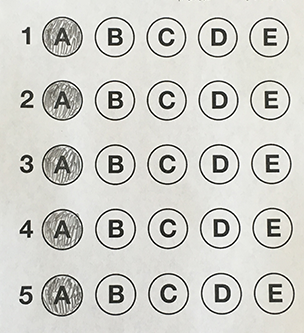
#> input picture test_02.png, 304 x 333 px
$ python 'DIP PROJECT MECHATRONICS.py'
#> lines starting #> are read from the running program, lines starting #| are printed output that depends on the picture; after the words box and inside, x2 and y2 are one past the last pixel; in counts of white or black regions, pixels touching at a corner belong together
#!/usr/bin/env python
# coding: utf-8

# In[27]:


import cv2
import numpy as np
import matplotlib.pyplot as plt
from imutils import contours
import imutils

#LOAD IMAGE AND APPLY FILTERS TO IT

image = cv2.imread ('test_02.png' , cv2.IMREAD_GRAYSCALE) #LOADING IMAGE FROM PATH
#> image: shape (333, 304); min 0, max 255, mean 207.2

blurring = cv2.GaussianBlur(image, (3, 3), 0) #FILTERING NOISE
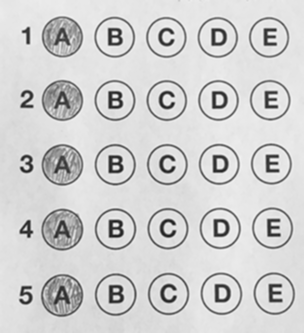
#> blurring: shape (333, 304); min 26, max 246, mean 207.3

edged = cv2.Canny(blurring, 75, 200) # EDGING CIRCLES AND FRAME
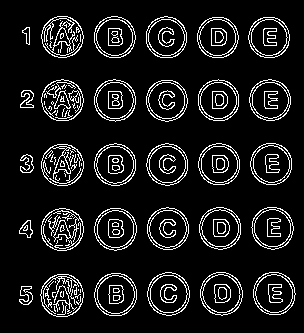
#> edged: shape (333, 304); 10% white in thin lines or dots, all inside (x1, y1, x2, y2) = (19, 16, 296, 317)

thresh = cv2.threshold(edged, 0, 255,cv2.THRESH_BINARY_INV | cv2.THRESH_OTSU)[1] #BINARY INVERSION

#ANSWER KEY

ANSWER = {0: 0, 1: 0, 2: 0, 3: 0, 4: 0}

#DETECT CIRCLES AND CONTOURS

cnts = cv2.findContours(edged.copy(), cv2.RETR_EXTERNAL,cv2.CHAIN_APPROX_SIMPLE) #CONTOUR FINDING
#> cnts = 30 contours; largest, box (x1, y1, x2, y2) and area: (40, 274, 84, 317) 1430, (94, 273, 137, 316) 1416, (200, 272, 243, 316) 1416, (147, 272, 190, 316) 1408, (41, 208, 84, 251) 1403
cnts = imutils.grab_contours(cnts)

#LOOP OVER CONTOURS TO FIND NO. OF QUESTIONS AND TYPE IT INSIDE IMAGE

questions = 0

for i in cnts:
    area = cv2.contourArea(i) # to get contours areas
    if area < 150  :
        questions = questions + 1
#> this loop made 30 passes
#> area on passes 1 to 12: 135, 1430, 1416.5, 1401.5, 1415.5, 1408, 131, 1379, 1403, 1361.5, 1364.5, 1360.5
#> after the loop, questions = 5

#to put no.of questions on image

cv2.putText(image, "No.Of Questions ={:.0f}".format(questions), (10, 12),cv2.FONT_HERSHEY_SIMPLEX, 0.4, (0, 0, 255), 1)
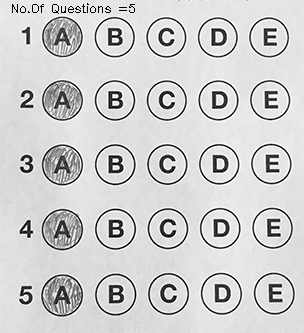
#> image: shape (333, 304); min 0, max 255, mean 206.6

#SORT OVER QUESTIONS TO GET CORRECT ANSWER

ques = contours.sort_contours(cnts,method="top-to-bottom")[0] #SORTING CONTOURS FROM TOP TO BOTTOM
#> ques has the same summary as cnts
correct = 0

for (j, s) in enumerate(np.arange(0, len(ques), 6)): #LOOP OVER QUESTION THROUGH BATCH OF 5
    Cnts = contours.sort_contours(ques[s:s + 5])[0]
    chosen = None


    for (q, b) in enumerate(Cnts):
        mask = np.zeros(thresh.shape, dtype="uint8")
        cv2.drawContours(mask, [b], -1, 255, -1)
        mask = cv2.bitwise_and(thresh, thresh, mask=mask)
        total = cv2.countNonZero(mask)
        if chosen is None or total > chosen[0]:
            chosen = (total, q)


    color = (255, 0, 255)

    k = ANSWER[j]

    if k == chosen[1]:
        color = (0, 255, 0)
        correct += 1


    cv2.drawContours(image, [Cnts[k]], -1, color, 3) #TO SHOW BUBBLED ANSWER AND CORRECT IN BLACK CIRCLE
#> this loop made 5 passes
#> s on passes 1 to 5: 0, 6, 12, 18, 24
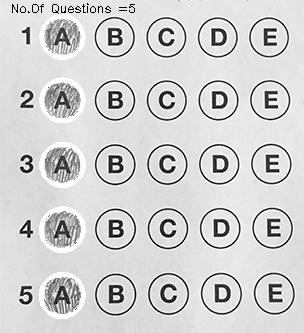
#> image: shape (333, 304); 2.76% of pixels changed, all inside (x1, y1, x2, y2) = (38, 14, 86, 319)
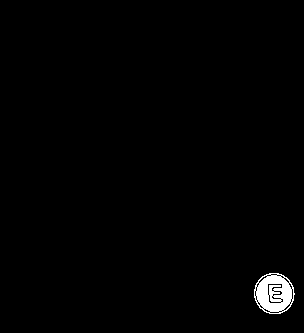
#> mask: shape (333, 304); 1.1% white; 1 white region, box (x1, y1, x2, y2) and area: (254, 273, 295, 314) 1103
#> after the loop, correct = 0

MARKS =  (correct / 5.0) * 100
#> MARKS = 0

#TO PUT MARKS ON IMAGE RESULT

cv2.putText(image, ",MARKS={:.2f}%".format(MARKS), (160, 12),cv2.FONT_HERSHEY_SIMPLEX, 0.4, (0, 0, 255), 1)
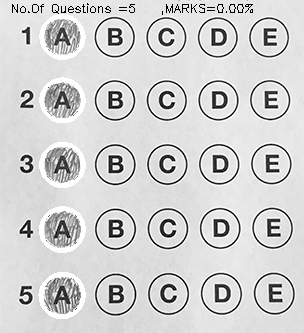
#> image: shape (333, 304); 0.24% of pixels changed, all inside (x1, y1, x2, y2) = (162, 4, 253, 15)

#SHOW RESULTS

cv2.imshow("Original", image)
cv2.waitKey(0)


# In[ ]:
